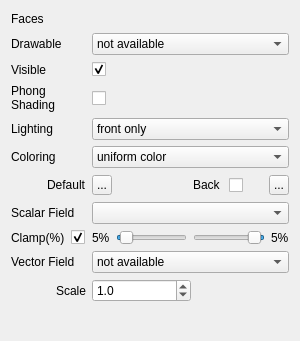
<?xml version="1.0" encoding="UTF-8"?>
<ui version="4.0">
 <class>WidgetTrianglesDrawable</class>
 <widget class="QWidget" name="WidgetTrianglesDrawable">
  <property name="geometry">
   <rect>
    <x>0</x>
    <y>0</y>
    <width>300</width>
    <height>341</height>
   </rect>
  </property>
  <property name="sizePolicy">
   <sizepolicy hsizetype="Preferred" vsizetype="Minimum">
    <horstretch>0</horstretch>
    <verstretch>0</verstretch>
   </sizepolicy>
  </property>
  <property name="minimumSize">
   <size>
    <width>0</width>
    <height>0</height>
   </size>
  </property>
  <property name="windowTitle">
   <string>Surface mesh renderer</string>
  </property>
  <property name="locale">
   <locale language="English" country="UnitedStates"/>
  </property>
  <layout class="QVBoxLayout" name="verticalLayout">
   <item>
    <layout class="QGridLayout" name="gridLayout">
     <item row="8" column="1">
      <layout class="QHBoxLayout" name="horizontalLayout_4">
       <item>
        <widget class="QLabel" name="label_leftclamp">
         <property name="text">
          <string>5%</string>
         </property>
        </widget>
       </item>
       <item>
        <widget class="QSlider" name="slider_leftclamp">
         <property name="pageStep">
          <number>1</number>
         </property>
         <property name="value">
          <number>5</number>
         </property>
         <property name="orientation">
          <enum>Qt::Horizontal</enum>
         </property>
        </widget>
       </item>
       <item>
        <widget class="QSlider" name="slider_rightclamp">
         <property name="pageStep">
          <number>1</number>
         </property>
         <property name="value">
          <number>5</number>
         </property>
         <property name="orientation">
          <enum>Qt::Horizontal</enum>
         </property>
         <property name="invertedAppearance">
          <bool>true</bool>
         </property>
        </widget>
       </item>
       <item>
        <widget class="QLabel" name="label_rightclamp">
         <property name="text">
          <string>5%</string>
         </property>
        </widget>
       </item>
      </layout>
     </item>
     <item row="10" column="1">
      <layout class="QHBoxLayout" name="horizontalLayoutVectorFieldLength">
       <property name="spacing">
        <number>0</number>
       </property>
       <item>
        <widget class="QDoubleSpinBox" name="doubleSpinBoxVectorFieldScale">
         <property name="sizePolicy">
          <sizepolicy hsizetype="Expanding" vsizetype="Preferred">
           <horstretch>0</horstretch>
           <verstretch>0</verstretch>
          </sizepolicy>
         </property>
         <property name="minimumSize">
          <size>
           <width>99</width>
           <height>0</height>
          </size>
         </property>
         <property name="toolTip">
          <string>Adjust the length of the vectors.
The scale is relative to the average edge length of the model.</string>
         </property>
         <property name="decimals">
          <number>1</number>
         </property>
         <property name="minimum">
          <double>0.100000000000000</double>
         </property>
         <property name="maximum">
          <double>50.000000000000000</double>
         </property>
         <property name="singleStep">
          <double>0.100000000000000</double>
         </property>
         <property name="value">
          <double>1.000000000000000</double>
         </property>
        </widget>
       </item>
       <item>
        <spacer name="spacerVectorFieldLength">
         <property name="orientation">
          <enum>Qt::Horizontal</enum>
         </property>
         <property name="sizeType">
          <enum>QSizePolicy::Expanding</enum>
         </property>
         <property name="sizeHint" stdset="0">
          <size>
           <width>13</width>
           <height>13</height>
          </size>
         </property>
        </spacer>
       </item>
      </layout>
     </item>
     <item row="1" column="0">
      <widget class="QLabel" name="labelDrawableName">
       <property name="maximumSize">
        <size>
         <width>16777215</width>
         <height>20</height>
        </size>
       </property>
       <property name="text">
        <string>Drawable</string>
       </property>
      </widget>
     </item>
     <item row="2" column="0">
      <widget class="QLabel" name="labelVisible">
       <property name="maximumSize">
        <size>
         <width>16777215</width>
         <height>20</height>
        </size>
       </property>
       <property name="text">
        <string>Visible</string>
       </property>
      </widget>
     </item>
     <item row="1" column="1">
      <widget class="QComboBox" name="comboBoxDrawables">
       <property name="minimumSize">
        <size>
         <width>0</width>
         <height>0</height>
        </size>
       </property>
       <property name="toolTip">
        <string>Select the drawable to be visualized</string>
       </property>
       <item>
        <property name="text">
         <string>not available</string>
        </property>
       </item>
      </widget>
     </item>
     <item row="4" column="0">
      <widget class="QLabel" name="labelLighting">
       <property name="maximumSize">
        <size>
         <width>16777215</width>
         <height>20</height>
        </size>
       </property>
       <property name="text">
        <string>Lighting</string>
       </property>
      </widget>
     </item>
     <item row="2" column="1">
      <layout class="QHBoxLayout" name="horizontalLayoutVisible">
       <property name="spacing">
        <number>6</number>
       </property>
       <item>
        <widget class="QCheckBox" name="checkBoxVisible">
         <property name="toolTip">
          <string>Show/Hide this drawable</string>
         </property>
         <property name="text">
          <string/>
         </property>
         <property name="checked">
          <bool>true</bool>
         </property>
        </widget>
       </item>
       <item>
        <spacer name="spacerVisible">
         <property name="orientation">
          <enum>Qt::Horizontal</enum>
         </property>
         <property name="sizeHint" stdset="0">
          <size>
           <width>195</width>
           <height>17</height>
          </size>
         </property>
        </spacer>
       </item>
      </layout>
     </item>
     <item row="3" column="1">
      <layout class="QHBoxLayout" name="horizontalLayoutPhone">
       <property name="spacing">
        <number>6</number>
       </property>
       <item>
        <widget class="QCheckBox" name="checkBoxPhongShading">
         <property name="minimumSize">
          <size>
           <width>0</width>
           <height>20</height>
          </size>
         </property>
         <property name="toolTip">
          <string>Enable/Disable Phong shading</string>
         </property>
         <property name="text">
          <string/>
         </property>
        </widget>
       </item>
       <item>
        <spacer name="spacerPhong">
         <property name="orientation">
          <enum>Qt::Horizontal</enum>
         </property>
         <property name="sizeHint" stdset="0">
          <size>
           <width>128</width>
           <height>17</height>
          </size>
         </property>
        </spacer>
       </item>
      </layout>
     </item>
     <item row="5" column="0">
      <widget class="QLabel" name="labelColorScheme">
       <property name="text">
        <string>Coloring</string>
       </property>
      </widget>
     </item>
     <item row="5" column="1">
      <widget class="QComboBox" name="comboBoxColorScheme">
       <property name="toolTip">
        <string>Select how color is assigned to each face</string>
       </property>
       <item>
        <property name="text">
         <string>uniform color</string>
        </property>
       </item>
       <item>
        <property name="text">
         <string>use color property</string>
        </property>
       </item>
      </widget>
     </item>
     <item row="4" column="1">
      <widget class="QComboBox" name="comboBoxLightingOptions">
       <property name="toolTip">
        <string>Select how lighting is implemented</string>
       </property>
       <item>
        <property name="text">
         <string>front only</string>
        </property>
       </item>
       <item>
        <property name="text">
         <string>front and back</string>
        </property>
       </item>
       <item>
        <property name="text">
         <string>disabled</string>
        </property>
       </item>
      </widget>
     </item>
     <item row="3" column="0">
      <widget class="QLabel" name="labelPhongShading">
       <property name="text">
        <string>Phong
Shading</string>
       </property>
      </widget>
     </item>
     <item row="6" column="0">
      <layout class="QHBoxLayout" name="horizontalLayoutLabelDefaultColor">
       <item>
        <spacer name="horizontalSpaceLabelDefaultColor">
         <property name="orientation">
          <enum>Qt::Horizontal</enum>
         </property>
         <property name="sizeHint" stdset="0">
          <size>
           <width>10</width>
           <height>19</height>
          </size>
         </property>
        </spacer>
       </item>
       <item alignment="Qt::AlignRight">
        <widget class="QLabel" name="labelDefaultColor">
         <property name="text">
          <string>Default</string>
         </property>
        </widget>
       </item>
      </layout>
     </item>
     <item row="6" column="1">
      <layout class="QHBoxLayout" name="horizontalLayoutDefaultColor">
       <item>
        <widget class="QToolButton" name="toolButtonDefaultColor">
         <property name="minimumSize">
          <size>
           <width>20</width>
           <height>20</height>
          </size>
         </property>
         <property name="maximumSize">
          <size>
           <width>20</width>
           <height>20</height>
          </size>
         </property>
         <property name="toolTip">
          <string>Click to set a uniform color for this drawable</string>
         </property>
         <property name="text">
          <string>...</string>
         </property>
         <property name="icon">
          <iconset>
           <normaloff>../Resources/icons/transparency.png</normaloff>../Resources/icons/transparency.png</iconset>
         </property>
         <property name="iconSize">
          <size>
           <width>20</width>
           <height>20</height>
          </size>
         </property>
        </widget>
       </item>
       <item>
        <spacer name="spacer">
         <property name="orientation">
          <enum>Qt::Horizontal</enum>
         </property>
         <property name="sizeHint" stdset="0">
          <size>
           <width>0</width>
           <height>0</height>
          </size>
         </property>
        </spacer>
       </item>
       <item>
        <widget class="QLabel" name="labelBackColor">
         <property name="sizePolicy">
          <sizepolicy hsizetype="Preferred" vsizetype="Preferred">
           <horstretch>0</horstretch>
           <verstretch>0</verstretch>
          </sizepolicy>
         </property>
         <property name="minimumSize">
          <size>
           <width>30</width>
           <height>22</height>
          </size>
         </property>
         <property name="text">
          <string>Back</string>
         </property>
        </widget>
       </item>
       <item>
        <widget class="QCheckBox" name="checkBoxBackColor">
         <property name="minimumSize">
          <size>
           <width>0</width>
           <height>20</height>
          </size>
         </property>
         <property name="toolTip">
          <string>Enable/Disable distinct coloring for the back side of this drawable</string>
         </property>
         <property name="text">
          <string/>
         </property>
         <property name="checked">
          <bool>false</bool>
         </property>
        </widget>
       </item>
       <item>
        <spacer name="spacerBackColor">
         <property name="orientation">
          <enum>Qt::Horizontal</enum>
         </property>
         <property name="sizeType">
          <enum>QSizePolicy::Minimum</enum>
         </property>
         <property name="sizeHint" stdset="0">
          <size>
           <width>20</width>
           <height>0</height>
          </size>
         </property>
        </spacer>
       </item>
       <item>
        <widget class="QToolButton" name="toolButtonBackColor">
         <property name="minimumSize">
          <size>
           <width>20</width>
           <height>20</height>
          </size>
         </property>
         <property name="maximumSize">
          <size>
           <width>20</width>
           <height>20</height>
          </size>
         </property>
         <property name="toolTip">
          <string>Click to set the backside color for this drawable</string>
         </property>
         <property name="text">
          <string>...</string>
         </property>
         <property name="icon">
          <iconset>
           <normaloff>../Resources/icons/transparency.png</normaloff>../Resources/icons/transparency.png</iconset>
         </property>
         <property name="iconSize">
          <size>
           <width>20</width>
           <height>20</height>
          </size>
         </property>
        </widget>
       </item>
      </layout>
     </item>
     <item row="7" column="1">
      <widget class="QComboBox" name="comboBoxScalarFieldStyle">
       <property name="sizePolicy">
        <sizepolicy hsizetype="Expanding" vsizetype="Preferred">
         <horstretch>0</horstretch>
         <verstretch>0</verstretch>
        </sizepolicy>
       </property>
       <property name="minimumSize">
        <size>
         <width>20</width>
         <height>22</height>
        </size>
       </property>
      </widget>
     </item>
     <item row="7" column="0">
      <widget class="QLabel" name="labelScalarFieldStyle">
       <property name="sizePolicy">
        <sizepolicy hsizetype="Preferred" vsizetype="Preferred">
         <horstretch>0</horstretch>
         <verstretch>0</verstretch>
        </sizepolicy>
       </property>
       <property name="text">
        <string>Scalar Field</string>
       </property>
      </widget>
     </item>
     <item row="8" column="0">
      <layout class="QHBoxLayout" name="horizontalLayoutLabelClamp">
       <item>
        <widget class="QLabel" name="labelScalarFieldClamp">
         <property name="sizePolicy">
          <sizepolicy hsizetype="Preferred" vsizetype="Preferred">
           <horstretch>0</horstretch>
           <verstretch>0</verstretch>
          </sizepolicy>
         </property>
         <property name="text">
          <string>Clamp(%)</string>
         </property>
        </widget>
       </item>
       <item>
        <widget class="QCheckBox" name="checkBoxScalarFieldClamp">
         <property name="text">
          <string/>
         </property>
         <property name="checked">
          <bool>true</bool>
         </property>
        </widget>
       </item>
      </layout>
     </item>
     <item row="9" column="0">
      <widget class="QLabel" name="labelVectorField">
       <property name="sizePolicy">
        <sizepolicy hsizetype="Preferred" vsizetype="Preferred">
         <horstretch>0</horstretch>
         <verstretch>0</verstretch>
        </sizepolicy>
       </property>
       <property name="minimumSize">
        <size>
         <width>75</width>
         <height>22</height>
        </size>
       </property>
       <property name="text">
        <string>Vector Field</string>
       </property>
      </widget>
     </item>
     <item row="9" column="1">
      <widget class="QComboBox" name="comboBoxVectorField">
       <property name="toolTip">
        <string>Select the drawable to be visualized</string>
       </property>
       <item>
        <property name="text">
         <string>not available</string>
        </property>
       </item>
      </widget>
     </item>
     <item row="10" column="0">
      <layout class="QHBoxLayout" name="horizontalLayoutScale">
       <item>
        <spacer name="horizontalSpacerVectorFieldLabelScale">
         <property name="orientation">
          <enum>Qt::Horizontal</enum>
         </property>
         <property name="sizeHint" stdset="0">
          <size>
           <width>13</width>
           <height>19</height>
          </size>
         </property>
        </spacer>
       </item>
       <item alignment="Qt::AlignRight">
        <widget class="QLabel" name="labelVectorFieldScale">
         <property name="text">
          <string>Scale</string>
         </property>
        </widget>
       </item>
      </layout>
     </item>
     <item row="0" column="0">
      <widget class="QLabel" name="labelFaces">
       <property name="text">
        <string>Faces</string>
       </property>
      </widget>
     </item>
     <item row="0" column="1">
      <widget class="QLineEdit" name="lineEditFaces">
       <property name="focusPolicy">
        <enum>Qt::NoFocus</enum>
       </property>
       <property name="styleSheet">
        <string notr="true">QLineEdit{background-color:transparent;border:none}</string>
       </property>
      </widget>
     </item>
    </layout>
   </item>
   <item>
    <spacer name="verticalSpacer">
     <property name="orientation">
      <enum>Qt::Vertical</enum>
     </property>
     <property name="sizeHint" stdset="0">
      <size>
       <width>20</width>
       <height>20</height>
      </size>
     </property>
    </spacer>
   </item>
  </layout>
 </widget>
 <tabstops>
  <tabstop>comboBoxDrawables</tabstop>
  <tabstop>checkBoxVisible</tabstop>
  <tabstop>checkBoxPhongShading</tabstop>
  <tabstop>comboBoxLightingOptions</tabstop>
  <tabstop>comboBoxColorScheme</tabstop>
  <tabstop>toolButtonDefaultColor</tabstop>
  <tabstop>checkBoxBackColor</tabstop>
  <tabstop>toolButtonBackColor</tabstop>
  <tabstop>comboBoxScalarFieldStyle</tabstop>
  <tabstop>comboBoxVectorField</tabstop>
  <tabstop>doubleSpinBoxVectorFieldScale</tabstop>
 </tabstops>
 <resources/>
 <connections/>
</ui>
